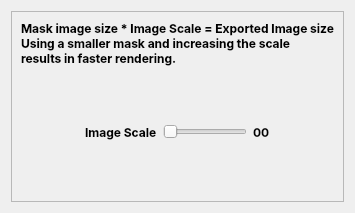
            <widget class="QWidget" name="parameters_windowPage5">
             <attribute name="title">
              <string>Scale</string>
             </attribute>
             <layout class="QVBoxLayout" name="verticalLayout_44">
              <item>
               <widget class="QFrame" name="frame_32">
                <property name="frameShape">
                 <enum>QFrame::StyledPanel</enum>
                </property>
                <property name="frameShadow">
                 <enum>QFrame::Raised</enum>
                </property>
                <layout class="QGridLayout" name="gridLayout_21">
                 <item row="2" column="0">
                  <layout class="QHBoxLayout" name="horizontalLayout_35">
                   <item>
                    <spacer name="horizontalSpacer_54">
                     <property name="orientation">
                      <enum>Qt::Horizontal</enum>
                     </property>
                     <property name="sizeHint" stdset="0">
                      <size>
                       <width>40</width>
                       <height>20</height>
                      </size>
                     </property>
                    </spacer>
                   </item>
                   <item>
                    <widget class="QLabel" name="image_scale_label">
                     <property name="maximumSize">
                      <size>
                       <width>16777215</width>
                       <height>30</height>
                      </size>
                     </property>
                     <property name="font">
                      <font>
                       <family>Inter</family>
                       <pointsize>9</pointsize>
                       <italic>false</italic>
                       <bold>true</bold>
                       <kerning>true</kerning>
                      </font>
                     </property>
                     <property name="toolTip">
                      <string>&lt;html&gt;&lt;head/&gt;&lt;body&gt;&lt;p&gt;Exported image size multiplier !!! &lt;/p&gt;&lt;/body&gt;&lt;/html&gt;</string>
                     </property>
                     <property name="text">
                      <string>Image Scale</string>
                     </property>
                    </widget>
                   </item>
                   <item>
                    <widget class="QSlider" name="scale_slider">
                     <property name="minimumSize">
                      <size>
                       <width>0</width>
                       <height>40</height>
                      </size>
                     </property>
                     <property name="maximumSize">
                      <size>
                       <width>300</width>
                       <height>16777215</height>
                      </size>
                     </property>
                     <property name="toolTip">
                      <string>&lt;html&gt;&lt;head/&gt;&lt;body&gt;&lt;p&gt;&lt;br/&gt;&lt;/p&gt;&lt;/body&gt;&lt;/html&gt;</string>
                     </property>
                     <property name="minimum">
                      <number>1</number>
                     </property>
                     <property name="maximum">
                      <number>10</number>
                     </property>
                     <property name="pageStep">
                      <number>1</number>
                     </property>
                     <property name="orientation">
                      <enum>Qt::Horizontal</enum>
                     </property>
                    </widget>
                   </item>
                   <item>
                    <widget class="QLabel" name="label_scale_slider">
                     <property name="maximumSize">
                      <size>
                       <width>50</width>
                       <height>50</height>
                      </size>
                     </property>
                     <property name="font">
                      <font>
                       <family>Inter</family>
                       <pointsize>9</pointsize>
                       <italic>false</italic>
                       <bold>true</bold>
                       <kerning>true</kerning>
                      </font>
                     </property>
                     <property name="toolTip">
                      <string>&lt;html&gt;&lt;head/&gt;&lt;body&gt;&lt;p&gt;Exported image size will be multiplied by this number !!!&lt;/p&gt;&lt;/body&gt;&lt;/html&gt;</string>
                     </property>
                     <property name="text">
                      <string>00</string>
                     </property>
                     <property name="margin">
                      <number>5</number>
                     </property>
                     <property name="indent">
                      <number>-1</number>
                     </property>
                     <property name="openExternalLinks">
                      <bool>false</bool>
                     </property>
                    </widget>
                   </item>
                   <item>
                    <spacer name="horizontalSpacer_55">
                     <property name="orientation">
                      <enum>Qt::Horizontal</enum>
                     </property>
                     <property name="sizeHint" stdset="0">
                      <size>
                       <width>40</width>
                       <height>20</height>
                      </size>
                     </property>
                    </spacer>
                   </item>
                  </layout>
                 </item>
                 <item row="3" column="0">
                  <spacer name="verticalSpacer_29">
                   <property name="orientation">
                    <enum>Qt::Vertical</enum>
                   </property>
                   <property name="sizeHint" stdset="0">
                    <size>
                     <width>20</width>
                     <height>40</height>
                    </size>
                   </property>
                  </spacer>
                 </item>
                 <item row="0" column="0" alignment="Qt::AlignHCenter">
                  <widget class="QLabel" name="label_23">
                   <property name="font">
                    <font>
                     <family>Inter</family>
                     <pointsize>9</pointsize>
                     <italic>false</italic>
                     <bold>true</bold>
                     <kerning>true</kerning>
                    </font>
                   </property>
                   <property name="text">
                    <string>Mask image size * Image Scale = Exported Image size
Using a smaller mask and increasing the scale
results in faster rendering.</string>
                   </property>
                  </widget>
                 </item>
                 <item row="1" column="0">
                  <spacer name="verticalSpacer_30">
                   <property name="orientation">
                    <enum>Qt::Vertical</enum>
                   </property>
                   <property name="sizeHint" stdset="0">
                    <size>
                     <width>20</width>
                     <height>40</height>
                    </size>
                   </property>
                  </spacer>
                 </item>
                </layout>
               </widget>
              </item>
             </layout>
            </widget>
